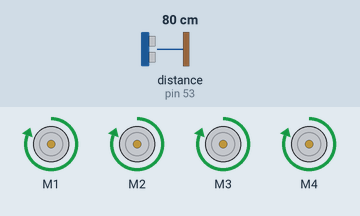
A sketch run on a simulated Arduino Mega 2560, built with avr-gcc and run on an emulated ATmega2560. Shown: 4 × DC motor (green arrow = forward, orange = backward, longer = faster). Wiring (inferred from the names in the program): ultrasonic range finder: trigger pin 51; echo pin 53. The inputs (shaded band) are chosen by the test bench; at power-on: distance to the obstacle (sensor on pin 53) 80 cm. The echo pulse lasts 58.3 µs per cm.

Above: at 1.2 s.
1.3 s: distance to the obstacle (sensor on pin 53) set to 17 cm
2.8 s: distance to the obstacle (sensor on pin 53) set to 13 cm
At 3.5 s:
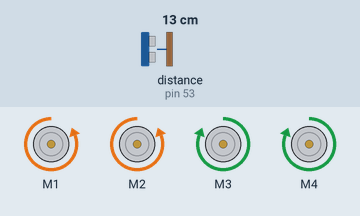
5.8 s: distance to the obstacle (sensor on pin 53) set to 18 cm
At 7.5 s:
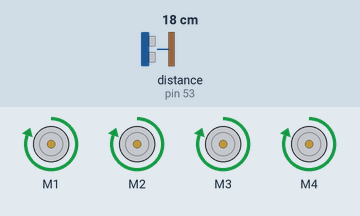
7.9 s: distance to the obstacle (sensor on pin 53) set to 2 cm
At 8.0 s:
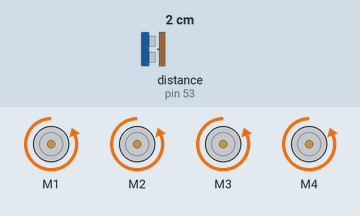
Timing chart, 0 to 11.9 s (numbered marks = the images above; inputs shaded):
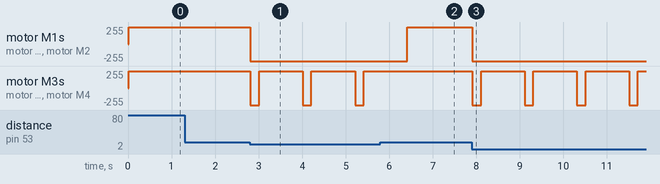

Measured:
- the behaviour switches between 16 and 15 cm on distance to the obstacle (sensor on pin 53) (found by bisection; images 0 and 1)
- after the input at 1.3 s, every drawn part: stays the same
- after the input at 2.8 s, motor M1, motor M2: forward 255/255 → backward 255/255 at once; motor M3, motor M4: alternates forward 255/255 for 1.0 s and backward 255/255 for 0.20 s, starting at once
- after the input at 5.8 s, motor M1, motor M2: backward 255/255 → forward 255/255 after 0.62 s; motor M3, motor M4: stops changing and stays forward 255/255
- after the input at 7.9 s, motor M1, motor M2: forward 255/255 → backward 255/255 at once; motor M3, motor M4: alternates forward 255/255 for 1.0 s and backward 255/255 for 0.20 s, starting at once

The sketch:

prototype_1.ino
```cpp
#include <AFMotor.h>

//Pins for HC-SR04
#define trigPin 51
#define echoPin 53

//Motors init
AF_DCMotor motor1(1);
AF_DCMotor motor2(2);
AF_DCMotor motor3(3);
AF_DCMotor motor4(4);

//Base commands
void forward(int time) {
  motor1.run(FORWARD);
  motor2.run(FORWARD);
  motor3.run(FORWARD);
  motor4.run(FORWARD);

  delay(time);
}

void backward(int time) {
  motor1.run(BACKWARD);
  motor2.run(BACKWARD);
  motor3.run(BACKWARD);
  motor4.run(BACKWARD);

  delay(time);
}

void right(int time) {
  motor1.run(BACKWARD);
  motor2.run(BACKWARD);
  motor3.run(FORWARD);
  motor4.run(FORWARD);

  delay(time);
}

void left(int time) {
  motor1.run(FORWARD);
  motor2.run(FORWARD);
  motor3.run(BACKWARD);
  motor4.run(BACKWARD);

  delay(time);
}

long read_len() {
  long duration, distance;
  digitalWrite(trigPin, LOW);
  delayMicroseconds(2);
  digitalWrite(trigPin, HIGH);
  delayMicroseconds(10);
  digitalWrite(trigPin, LOW);
  duration = pulseIn(echoPin, HIGH);
  distance = (duration/2) / 29.1;

  return distance;
}

void setup() {
  motor1.setSpeed(255);
  motor1.run(RELEASE);

  motor2.setSpeed(255);
  motor2.run(RELEASE);

  motor3.setSpeed(255);
  motor3.run(RELEASE);

  motor4.setSpeed(255);
  motor4.run(RELEASE);

  pinMode(trigPin, OUTPUT);
  pinMode(echoPin, INPUT);
}

void loop() {
  long distance = read_len();
  if (distance > 15) {
    forward(10);
  }
  else {
    backward(200);
    right(1000);
  }
}
```
